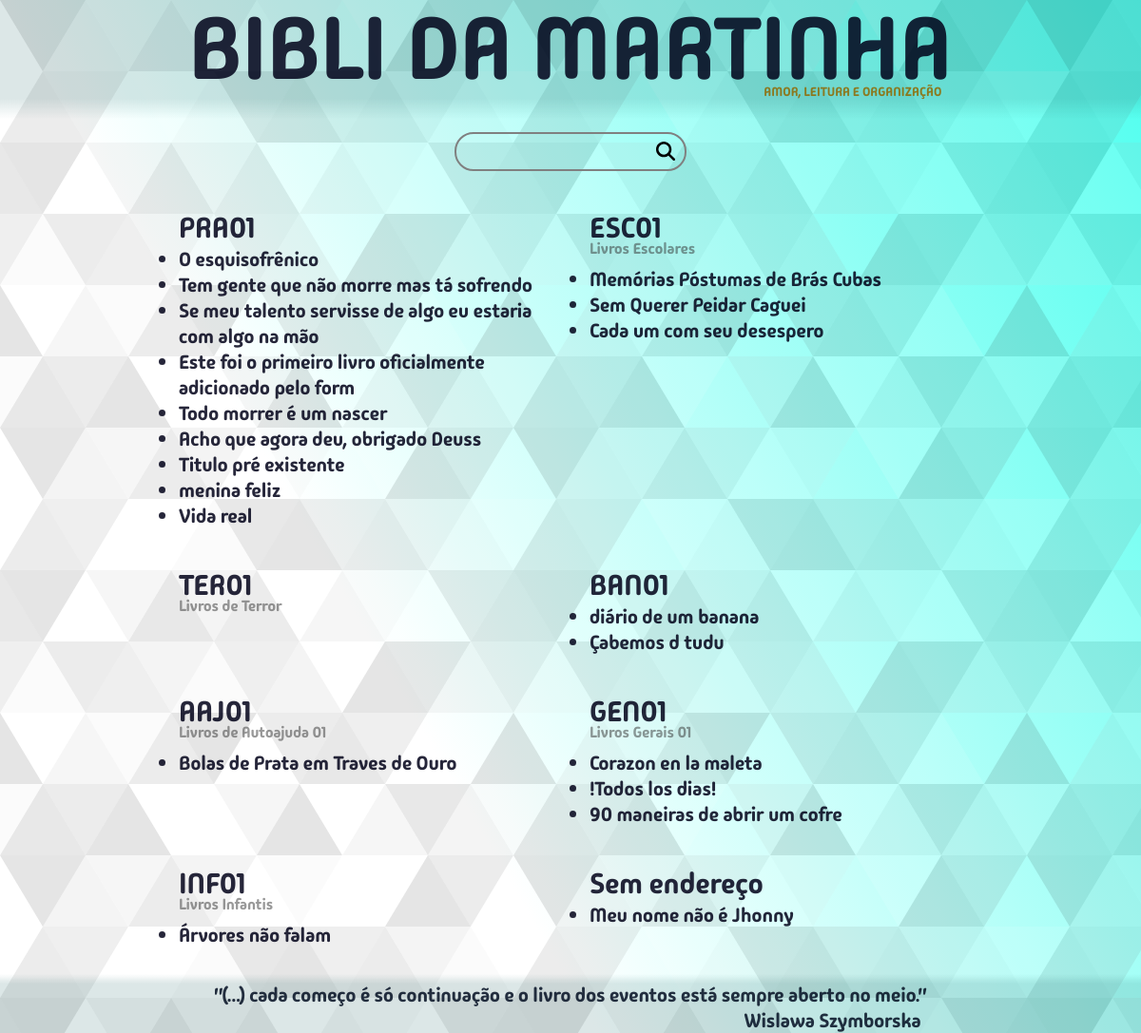
The page /mapadabibli/ on the database its author committed.
### bibm/models.py (models this page shows, shortened)
class Endereco(models.Model):
    codigo = models.CharField(max_length=5, validators=[validacao_endereco])
    descricao = models.CharField(max_length=300, blank=True, null=True)
    comentario = models.TextField(blank=True, null=True)
    class Meta:
        verbose_name = "Endereço"

class Livro(models.Model):
    titulo = models.CharField(max_length=300, unique=True)
    editora = models.CharField(max_length=300, blank=True, null=True)
    autor = models.ForeignKey(Autor, on_delete=models.SET_DEFAULT, default=1)
    genero = models.ForeignKey(Genero, on_delete=models.SET_DEFAULT, default=1)
    tema = models.CharField(max_length=600, blank=True, null=True)
    lendo = models.BooleanField(default=False)
    lido = models.BooleanField(default=False)
    data_leitura = models.DateField(blank=True, null=True)
    leria_de_novo = models.BooleanField(default=False)
    notas = [(1,"1"),(2,"2"),(3,"3"),(4,"4"),(5,"5"),(6,"6"),(7,"7"),(8,"8"),(9,"9"),(10,"10")]
    classificacao = models.IntegerField(choices=notas, blank=True, null=True)
    endereco = models.ForeignKey(Endereco, on_delete=models.SET_NULL, blank=True, null=True)
    data_compra = models.DateField(null=True)
    regiao = models.ForeignKey(Regiao, on_delete=models.SET_DEFAULT, default=2)
    comentario = models.TextField(blank=True, null=True)
    planejamento = models.PositiveIntegerField(unique=True, blank=True, null=True)

### bibm/views/views_mapa.py (the view)
# urls.py: path("mapadabibli/", views.mapa_da_bibli, name="mapa_da_bibli"),
def mapa_da_bibli(request):
    search_term = request.GET.get("q","")
    if search_term != "":
        enderecos = Endereco.objects.filter(Q(
            Q(codigo__icontains=search_term) |
            Q(descricao__icontains=search_term)
        ))
    else:
        enderecos = Endereco.objects.all()
    enderecos_dict = {}
    if enderecos.exists():
        for endereco in enderecos:
            livro_lista = []
            livros_endereco = Livro.objects.filter(endereco__codigo = endereco.codigo)
            for livro in livros_endereco:
                livro_lista.append((livro.id, livro.titulo))
            enderecos_dict[endereco.codigo] = (endereco.descricao,livro_lista)
    if search_term == "" or search_term.lower() in "sem endereço":
        livro_lista = []
        livros_endereco = Livro.objects.filter(endereco = None)
        for livro in livros_endereco:
            livro_lista.append((livro.id, livro.titulo))
        enderecos_dict["Sem endereço"] = (None,livro_lista)
    if not enderecos_dict:
        messages.info(request,"Sua busca retornou sem resultados.")
    context = {
        "enderecos": enderecos_dict,
        "mapa_da_bibli": True,
    }
    return render(request, "bibm/pages/mapaDaBibli.html",context)

### bibm/templates/bibm/pages/mapaDaBibli.html (shortened to what this page needs)
{% extends 'bibm/estru.html' %}
{% load static %}
{% block content %}
  <div class="container-search-box-mapa">
    <form action="{% url 'bibm:mapa_da_bibli' %}" class="search-form-mapa caixa-de-pesquisa">
      <input type="search" class="search-input" name="q" value="{{ search_term }}" />
      <button type="submit" class="search-button lupa">
				<img src="{% static 'bibm/img/magnifying-glass-solid.svg' %}" alt="Lupa" />
		</button>
    </form>
  </div>
	<div class="container-mapa-box">
		{% for endereco, tupla in enderecos.items %}
		<div class="endereco-box">
			<div class="endereco-titulo-box">
				<span class="endereco-titulo">{{ endereco }}</span>
			</div>
			{% if tupla.0 %}
			<div class="endereco-descricao-box">
				<span class="endereco-descricao">{{ tupla.0 }}</span>
			</div>
			{% endif %}
			{% for livro_id, livro_titulo in tupla.1 %}
			<div class="endereco-livros">
				<span class="endereco-livro-titulo btn-azul" draggable="true">{{ livro_titulo }}</span>
			</div>
			{% endfor %}
		</div>
		{% endfor %}
	</div>
{% endblock %}

### bibm/static/bibm/css/estilos.css (style rules this page uses)
:root { --vermelho: 21; --verde: 95; --azul: 95; --cor-do-titulo: rgba(var(--vermelho), var(--verde), var(--azul), 0.15); --cod-do-titulo-bottom: rgba(var(--vermelho), var(--verde), var(--azul), 0); --azul-livro-atual: #4a9e9771; --verde-livro-atual: #07691c71; --vermelho-livro-atual: #b1432771; --cor-da-borda: gray; --recuo-padrao: calc(80vw + 2rem); --color-primary: #269fe6; --color-white: #fff; --color-escrita-padrao: rgba(0, 0, 24, 0.85); }
* { margin: 0; padding: 0; }
html { font-size: 62.5%; }
body { font-size: calc(1.2rem + 0.7vw); overflow: hidden auto; }
button { position: inherit; border: none; font-family: inherit; background: none; color: inherit; }

### bibm/static/bibm/css/searchBox.css (style rules this page uses)
.container-search-box-mapa { margin: 0 auto; margin-bottom: 2rem; width: fit-content; display: flex; justify-content: center; }
.search-form-mapa { border: 2px solid var(--cor-da-borda); min-width: 19.5rem; width: 20vw; border-radius: 20px; position: relative; transition: all 300ms ease-in-out; }
.search-input, .search-button { border: none; background: none; outline: none; padding: 1rem; transition: all 300ms ease-in-out; font-family: inherit; }
.search-button img { width: 2rem; }
.search-button { position: absolute; top: -.2rem; right: 0; }
.search-input { width: 100%; padding-right: 3rem; }

### bibm/static/bibm/css/mapaDaBibli.css (style rules this page uses)
.container-mapa-box { position: relative; display: flex; flex-flow: row wrap; width: var(--recuo-padrao); margin: 0 auto; justify-content: center; }
.endereco-box { position: relative; display: flex; flex-flow: column; text-align: center; padding: 2rem; width: 40%; }
.endereco-titulo-box { display: flex; justify-content: left; }
.endereco-titulo { font-size: calc(1.8rem + 1vw); }
.endereco-livros { display: list-item; list-style-type: disc; }
.endereco-livro-titulo { display: flex; flex-flow: column; justify-content: left; text-align: left; }
.endereco-descricao-box { display: flex; position: relative; justify-content: left; top: -.8rem; }
.endereco-descricao { font-size: calc(1rem + .5vw); color: rgba(50, 50, 50, .5); }

### rows shown on the page
Endereco: enderecos "PRA01"
Livro: 1 "O esquisofrênico"
Livro: 1 "Tem gente que não morre mas tá sofrendo"
Livro: 1 "Se meu talento servisse de algo eu estaria com algo na mão"
Livro: 1 "Este foi o primeiro livro oficialmente adicionado pelo form"
Livro: 1 "Todo morrer é um nascer"
Livro: 1 "Acho que agora deu, obrigado Deuss"
Livro: 1 "Titulo pré existente"
Livro: 1 "menina feliz"
Livro: 1 "Vida real"
Endereco: enderecos "ESC01", descricao "Livros Escolares"
Livro: 1 "Memórias Póstumas de Brás Cubas"
Livro: 1 "Sem Querer Peidar Caguei"
Livro: 1 "Cada um com seu desespero"
Endereco: enderecos "TER01", descricao "Livros de Terror"
Endereco: enderecos "BAN01"
Livro: 1 "diário de um banana"
Livro: 1 "Çabemos d tudu"
Endereco: enderecos "AAJ01", descricao "Livros de Autoajuda 01"
Livro: 1 "Bolas de Prata em Traves de Ouro"
Endereco: enderecos "GEN01", descricao "Livros Gerais 01"
Livro: 1 "Corazon en la maleta"
Livro: 1 "!Todos los dias!"
Livro: 1 "90 maneiras de abrir um cofre"
Endereco: enderecos "INF01", descricao "Livros Infantis"
Livro: 1 "Árvores não falam"
Livro: 1 "Meu nome não é Jhonny"

### other values the page prints
{{ endereco }} "Sem endereço"
